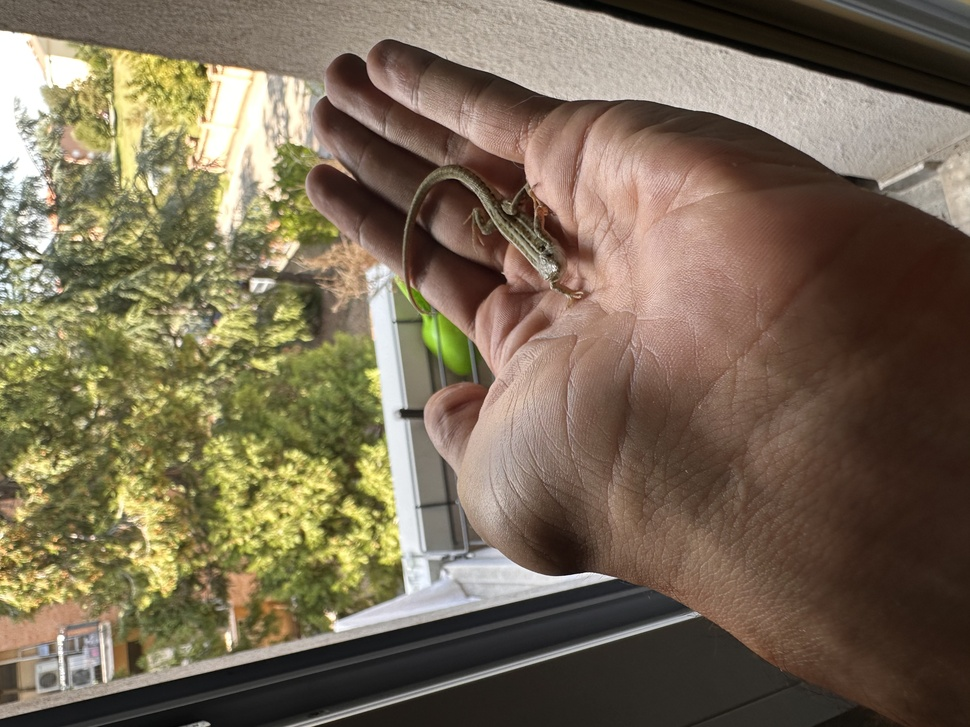
#> input picture IMG_8164.jpeg, 970 x 727 px, shrunk from 4032 x 3024 before the run
$ jupyter execute --allow-errors homework4.ipynb
#> lines starting #> are read from the running program, lines starting #| are printed output that depends on the picture
[cell 1]
import numpy as np
import matplotlib.pyplot as plt

A = plt.imread('IMG_8164.jpeg')
#> A is the input picture: shape (727, 970, 3); mean R, G, B 121.4, 107.5, 86
if A.ndim == 3:
    A = np.mean(A, axis=2)
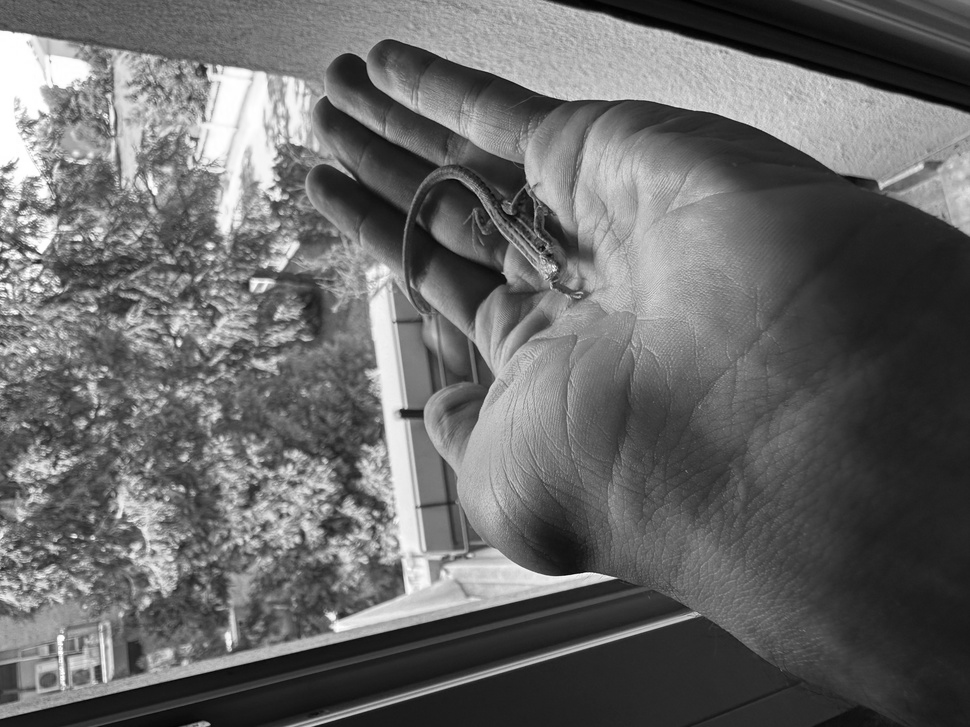
#> A: shape (727, 970) float64; min 0, max 255, mean 105

U, S, Vt = np.linalg.svd(A, full_matrices=False)
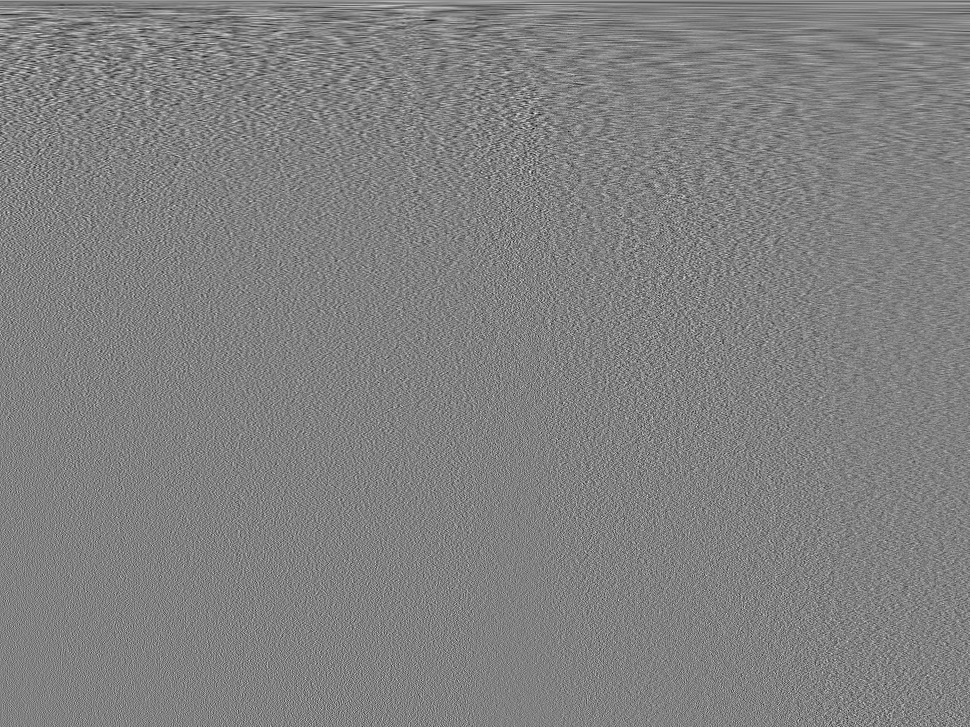
#> Vt: shape (727, 970) float64; min -0.197, max 0.191, mean 3.19e-05; drawn with min black and max white
#> S = 727 values, max 93086.6 at index 0, min 10.12 at index 726, mean 660.1
m, n = A.shape
#> m = 727; n = 970
rango_max = len(S)
#> rango_max = 727

valori_p = [5, 10, 20, 40, 80, 150]
valori_p = [p for p in valori_p if p <= rango_max]
#> valori_p = [5, 10, 20, 40, 80, 150]

errori = []
compressioni = []

norm_A = np.linalg.norm(A, 2)
#> norm_A = 93086.6

for p in valori_p:
    Ap = U[:, :p] @ np.diag(S[:p]) @ Vt[:p, :]

    errore_relativo = np.linalg.norm(A - Ap, 2) / norm_A
    errori.append(errore_relativo)

    cp = (1.0 / p) * min(m, n) - 1.0
    compressioni.append(cp)
#> this loop made 6 passes
#> (p, errore_relativo, cp) on passes 1 to 6: (5, 0.101, 144.4), (10, 0.0633, 71.7), (20, 0.0359, 35.35), (40, 0.022, 17.18), (80, 0.0114, 8.09), (150, 0.00535, 3.85)
#> pass 1, `Ap = U[:, :p] @ np.diag(S[:p]) @ Vt[:p, :]`:
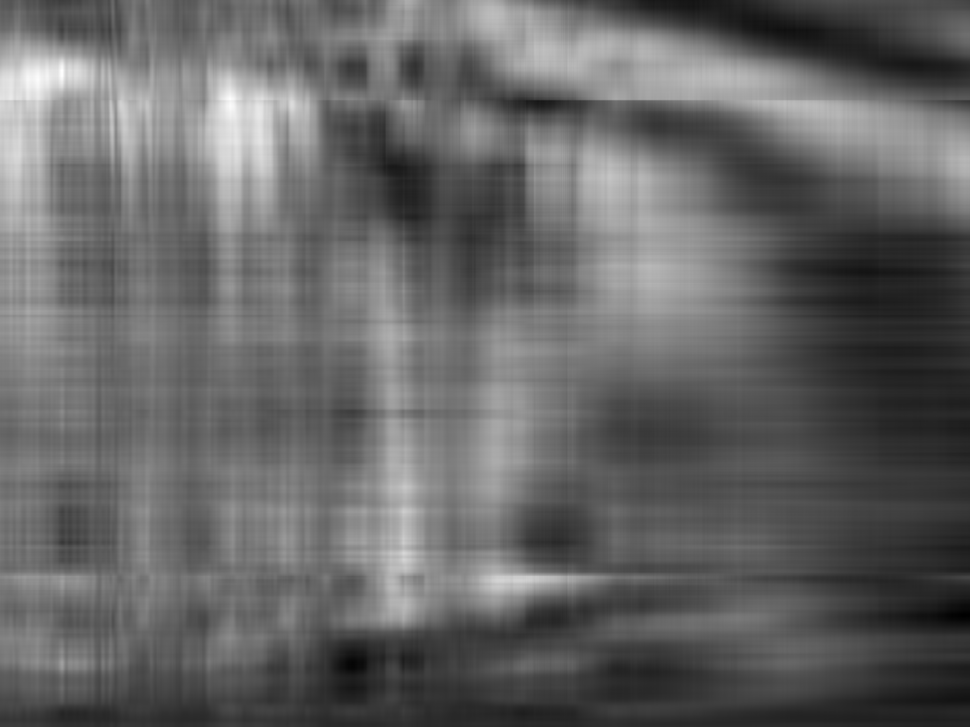
#> Ap: shape (727, 970) float64; min -21.22, max 295.3, mean 104.9; drawn with min black and max white
#> after the loop, compressioni = [144.4, 71.7, 35.35, 17.18, 8.09, 3.85]; errori = [0.101, 0.0633, 0.0359, 0.022, 0.0114, 0.00535]

plt.figure(figsize=(12, 5))

plt.subplot(1, 2, 1)
plt.plot(valori_p, errori, marker='o', color='b', linestyle='-')
plt.title('Errore Relativo vs Rango p')
plt.xlabel('Valore di p')
plt.ylabel('Errore Relativo')
plt.grid(True)

plt.subplot(1, 2, 2)
plt.plot(valori_p, compressioni, marker='s', color='r', linestyle='-')
plt.title('Fattore di Compressione vs Rango p')
plt.xlabel('Valore di p')
plt.ylabel('Fattore $c_p$')
plt.grid(True)

plt.tight_layout()
plt.show()
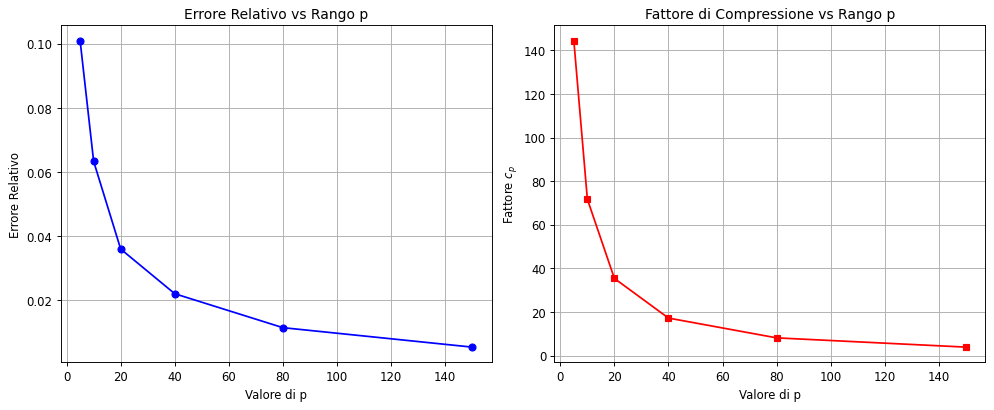
#> figure drawn by matplotlib, 2 panels

[cell 2]
from PIL import Image, ImageOps
import numpy as np
import matplotlib.pyplot as plt

img = Image.open('IMG_8164.jpeg')
img = ImageOps.exif_transpose(img)

img_gray = img.convert('L')
A = np.array(img_gray, dtype=float)
#> A: shape (970, 727) float64

U, S, Vt = np.linalg.svd(A, full_matrices=False)
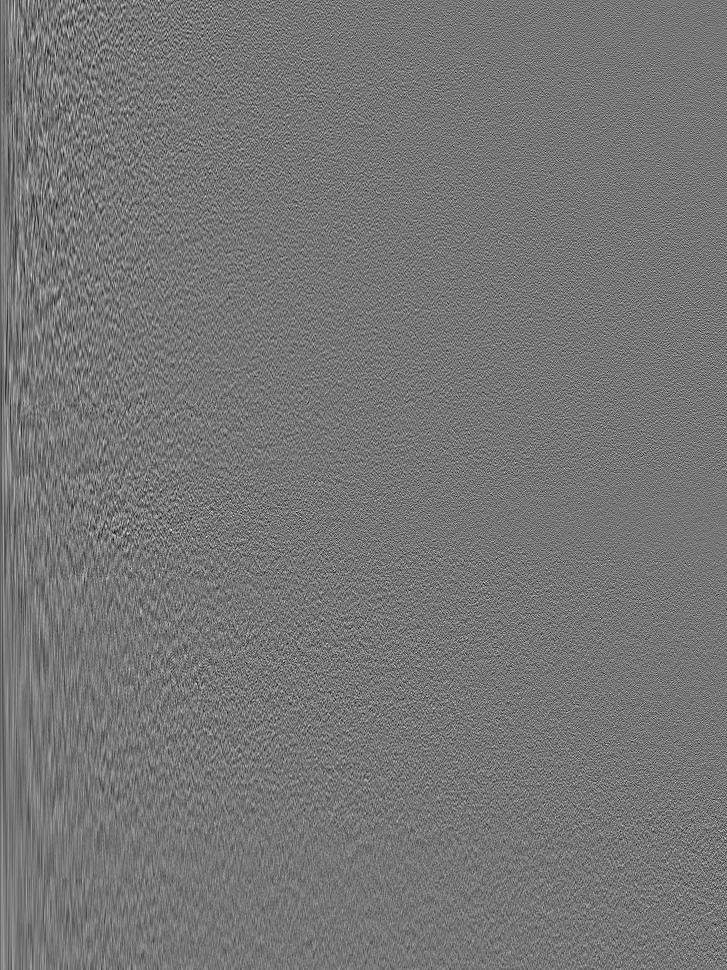
#> U: shape (970, 727) float64; min -0.178, max 0.205, mean -2.99e-05; drawn with min black and max white
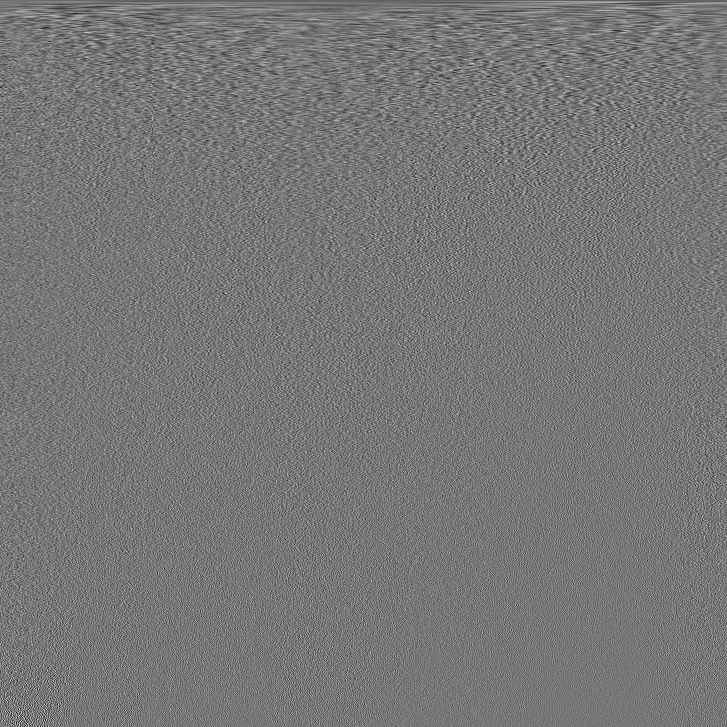
#> Vt: shape (727, 727) float64; min -0.217, max 0.247, mean -5.21e-05; drawn with min black and max white
#> S = 727 values, max 96978 at index 0, min 9.93 at index 726, mean 670
p_scelto = 100
Ap_scelto = U[:, :p_scelto] @ np.diag(S[:p_scelto]) @ Vt[:p_scelto, :]
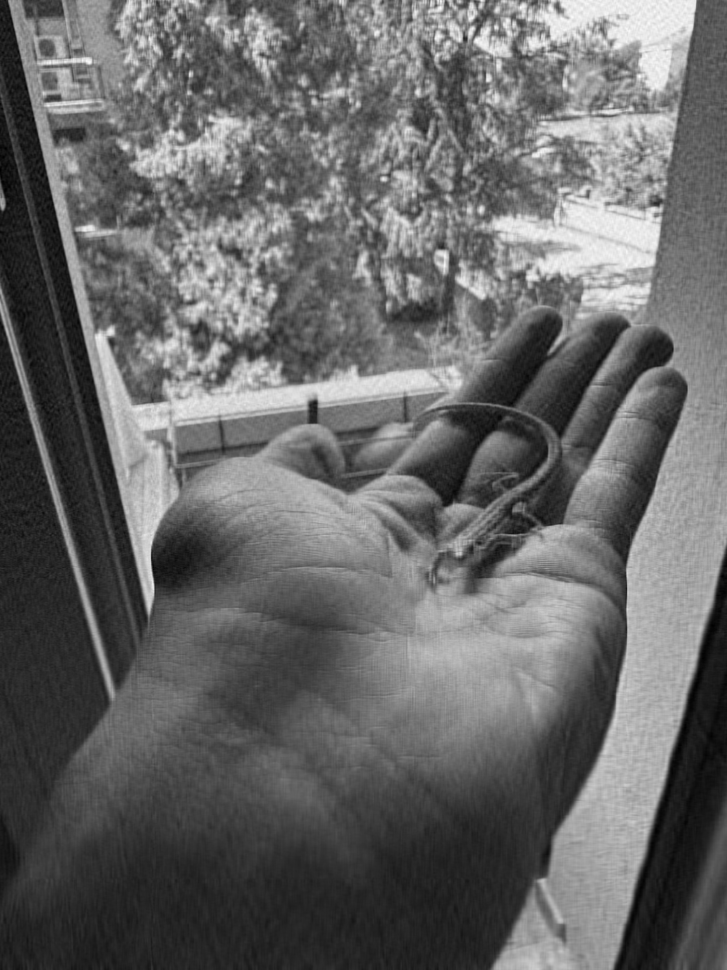
#> Ap_scelto: shape (970, 727) float64; min -6.4, max 278.5, mean 109.2; drawn with min black and max white

plt.figure(figsize=(6, 6))
plt.imshow(Ap_scelto, cmap='gray')
plt.title(f'Immagine compressa con p = {p_scelto}')
plt.axis('off')
plt.show()

[cell 3]
import numpy as np
import matplotlib.pyplot as plt
from PIL import Image, ImageOps
import ProblemiInversi.operators as op
import ProblemiInversi.utilities as ut
import ProblemiInversi.solvers as sol

img = Image.open('IMG_8164.jpeg')
img = ImageOps.exif_transpose(img)
X_true = np.array(img.convert('L'), dtype=float)

#> (the rest of this cell did not finish here and is left out)

[cell 4]
import numpy as np
import matplotlib.pyplot as plt
from PIL import Image, ImageOps
import ProblemiInversi.operators as op
import ProblemiInversi.utilities as ut
import ProblemiInversi.solvers as sol

img = Image.open('IMG_8164.jpeg')
img = ImageOps.exif_transpose(img)
img = img.resize((256, 256))
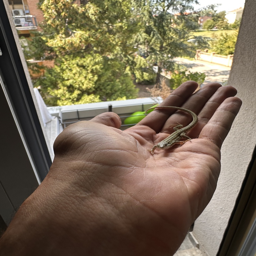
#> img: PIL image 256x256 RGB; mean R, G, B 121.3, 107.5, 86
X_true = np.array(img.convert('L'), dtype=float)
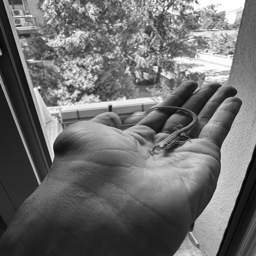
#> X_true: shape (256, 256) float64; min 3, max 255, mean 109.2

#> (the rest of this cell did not finish here and is left out)
